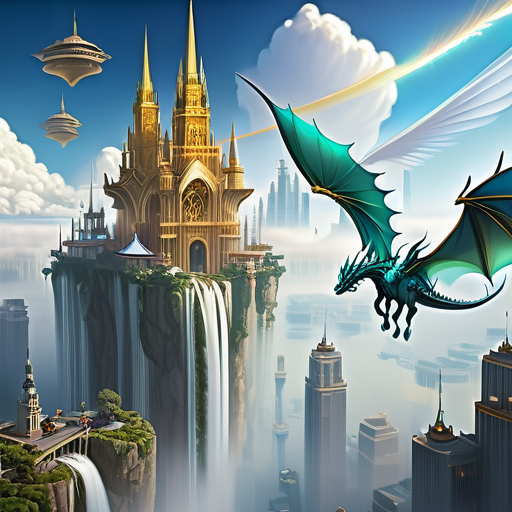

Recreate this plot in Python.
from RegionalDiffusion_xl import RegionalDiffusionXLPipeline
from diffusers.schedulers import DPMSolverMultistepScheduler
from mllm import GPT5
import torch
from huggingface_hub import login

###  PLEASE DON'T PUBLIC MY TOKEN  ###
hf_token = "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"
gpt_token = "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"
hf_cache_dir = "/workspace/my_models/cache"

login(token=hf_token)

pipe1 = RegionalDiffusionXLPipeline.from_pretrained("comin/IterComp", cache_dir=hf_cache_dir, torch_dtype=torch.float16, use_safetensors=True)
pipe1.to("cuda")
pipe1.scheduler = DPMSolverMultistepScheduler.from_config(pipe1.scheduler.config,use_karras_sigmas=True)
pipe1.enable_xformers_memory_efficient_attention()

## User input
prompt= 'A floating city above the clouds, with golden towers and waterfalls cascading into the mist below. A dragon with shimmering wings soars through the sky, while airships dock at crystal platforms.'
para_dict = GPT5(prompt, gpt_token)

split_ratio = para_dict['Final split ratio']
regional_prompt = para_dict['Regional Prompt']
split_ratio = para_dict['Final split ratio']
prompt_en = para_dict['Prompt En']

negative_prompt = ""

images = pipe1(
    prompt = regional_prompt,
    split_ratio = split_ratio,
    batch_size = 1, #batch size
    base_ratio = 0.5, # The ratio of the base prompt    
    base_prompt= prompt,       
    num_inference_steps=50, # sampling step
    height = 512, 
    negative_prompt=negative_prompt, # negative prompt
    width = 512, 
    seed = 2468, # random seed
    guidance_scale = 7.0
).images[0]

images.save("test.png")
print('done')
